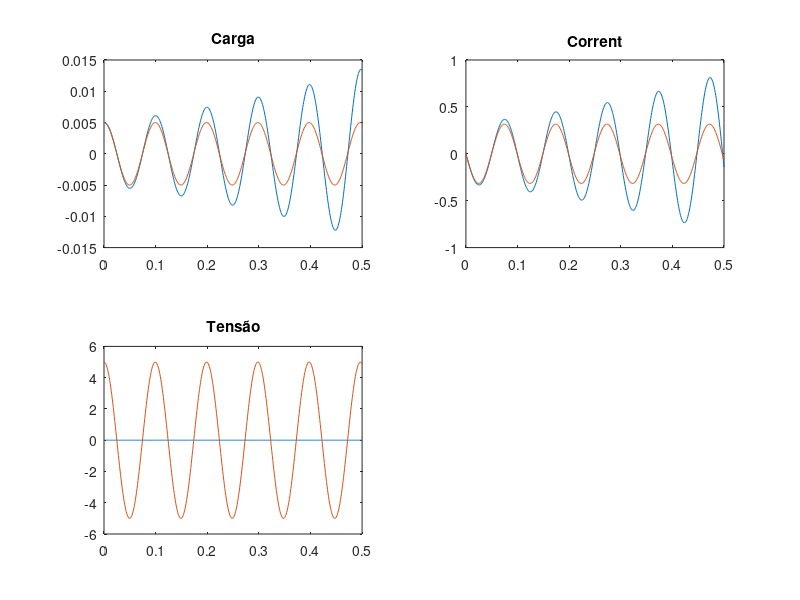

Recreate this plot in MATLAB. (Note: this script raises an error after producing the figure.)
clc;
clear all;
close all; 

h = 0.001;
tf = 0.5;
t = 0:h:tf;
N = length(t);
w = 1/sqrt(0.25*10^-3);
C = 1*10^-3;
L = 0.25;
V = zeros(1,N);
DV = zeros(1,N);
Q = zeros(1,N);
DV(1) = 0;
V(1) = 5;
Q(1) = 0;

% numérico
for k=1:N-1
    DV(k+1) = DV(k) + ((-w^2)*V(k))*h;
    V(k+1) = V(k) + DV(k)*h;
end


Qn = C * V;
In = C * DV;
Vcn = Qn * C;

for k=1:N-1
    Q(k) = V(k) * C;
end

% analitico
for k=1:N
    Vc(k) = V(1)*cos(w*t(k));
    Q(k) = Q(1)*cos(w*t(k));
    I(k) = -Q(1)*w*sin(w*t(k));


end

figure(1)
subplot(2,2,1)
plot(t,Qn,t,Q)
title('Carga')
subplot(2,2,2)
plot(t,In,t,I)
title('Corrent')
subplot(2,2,3)
plot(t,Vcn,t,Vc)
title('Tensão')

% g)
p = find(islocalmax(V)>0);
TT = t(p);
nI = length(TT);

for i=2nI
    j = i-1;
    Texp(j) = TT(i)-TT(i-1);
end

Periodo = mean(Texp)
PeriodoTeorico = 2*pi/w

% h)
Uc = 0.5.*(Q.^2)./C;
Um = 0.5.*L.*I.^2;
Ut = Uc + Um;

figure(2)
plot(t,Ut)
